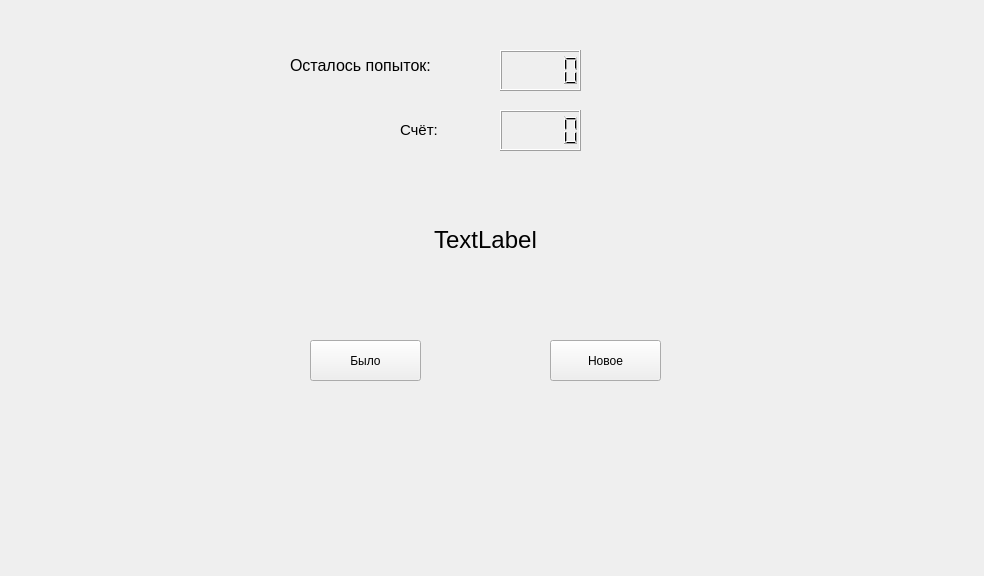
<?xml version="1.0" encoding="UTF-8"?>
<ui version="4.0">
 <class>GameWidget</class>
 <widget class="QWidget" name="GameWidget">
  <property name="geometry">
   <rect>
    <x>0</x>
    <y>0</y>
    <width>984</width>
    <height>576</height>
   </rect>
  </property>
  <property name="windowTitle">
   <string>Form</string>
  </property>
  <widget class="QPushButton" name="newButton">
   <property name="geometry">
    <rect>
     <x>550</x>
     <y>340</y>
     <width>111</width>
     <height>41</height>
    </rect>
   </property>
   <property name="text">
    <string>Новое</string>
   </property>
  </widget>
  <widget class="QPushButton" name="oldButton">
   <property name="geometry">
    <rect>
     <x>310</x>
     <y>340</y>
     <width>111</width>
     <height>41</height>
    </rect>
   </property>
   <property name="text">
    <string>Было</string>
   </property>
  </widget>
  <widget class="QLabel" name="wordShowingLabel">
   <property name="geometry">
    <rect>
     <x>310</x>
     <y>200</y>
     <width>351</width>
     <height>81</height>
    </rect>
   </property>
   <property name="text">
    <string>&lt;html&gt;&lt;head/&gt;&lt;body&gt;&lt;p align=&quot;center&quot;&gt;&lt;span style=&quot; font-size:18pt;&quot;&gt;TextLabel&lt;/span&gt;&lt;/p&gt;&lt;/body&gt;&lt;/html&gt;</string>
   </property>
  </widget>
  <widget class="QLabel" name="label">
   <property name="geometry">
    <rect>
     <x>400</x>
     <y>110</y>
     <width>71</width>
     <height>41</height>
    </rect>
   </property>
   <property name="text">
    <string>&lt;html&gt;&lt;head/&gt;&lt;body&gt;&lt;p&gt;&lt;span style=&quot; font-size:11pt;&quot;&gt;Счёт:&lt;/span&gt;&lt;/p&gt;&lt;/body&gt;&lt;/html&gt;</string>
   </property>
  </widget>
  <widget class="QLCDNumber" name="scoreCounter">
   <property name="geometry">
    <rect>
     <x>500</x>
     <y>110</y>
     <width>81</width>
     <height>41</height>
    </rect>
   </property>
  </widget>
  <widget class="QLabel" name="label_2">
   <property name="geometry">
    <rect>
     <x>290</x>
     <y>40</y>
     <width>181</width>
     <height>51</height>
    </rect>
   </property>
   <property name="text">
    <string>&lt;html&gt;&lt;head/&gt;&lt;body&gt;&lt;p&gt;&lt;span style=&quot; font-size:12pt;&quot;&gt;Осталось попыток:&lt;/span&gt;&lt;/p&gt;&lt;/body&gt;&lt;/html&gt;</string>
   </property>
  </widget>
  <widget class="QLCDNumber" name="lifeCounter">
   <property name="geometry">
    <rect>
     <x>500</x>
     <y>50</y>
     <width>81</width>
     <height>41</height>
    </rect>
   </property>
  </widget>
 </widget>
 <resources/>
 <connections/>
</ui>
